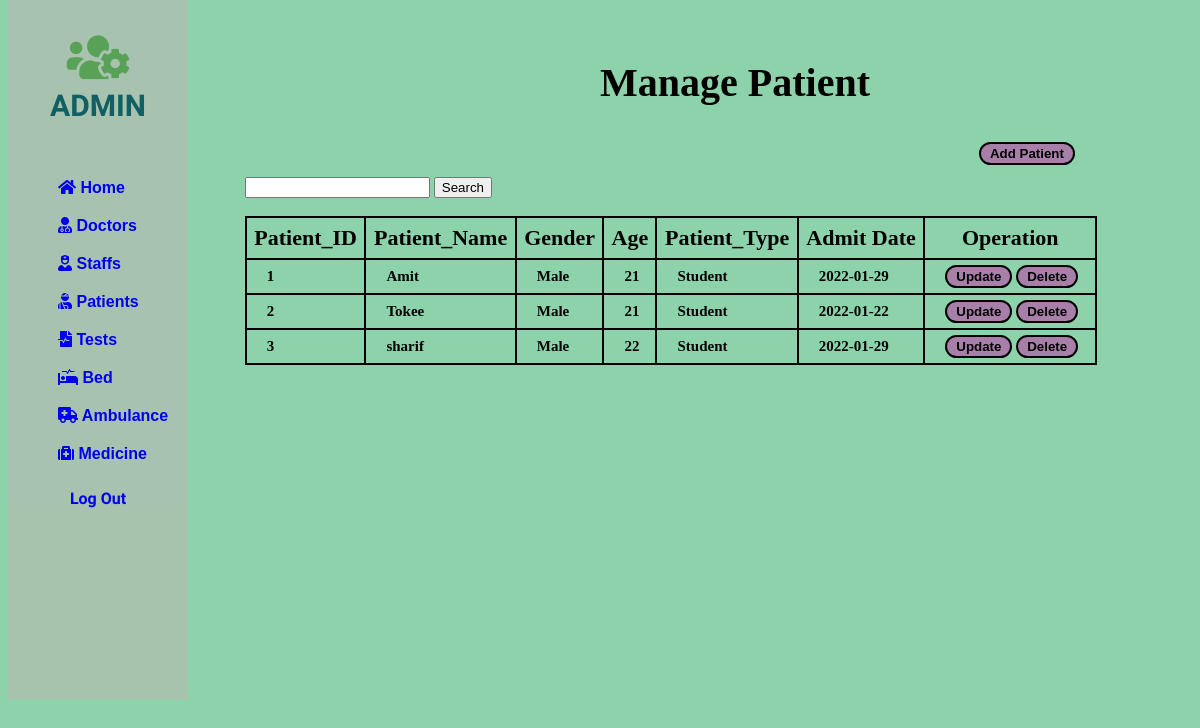
/php/patient/search.php, run on an earlier commit of the app's database.
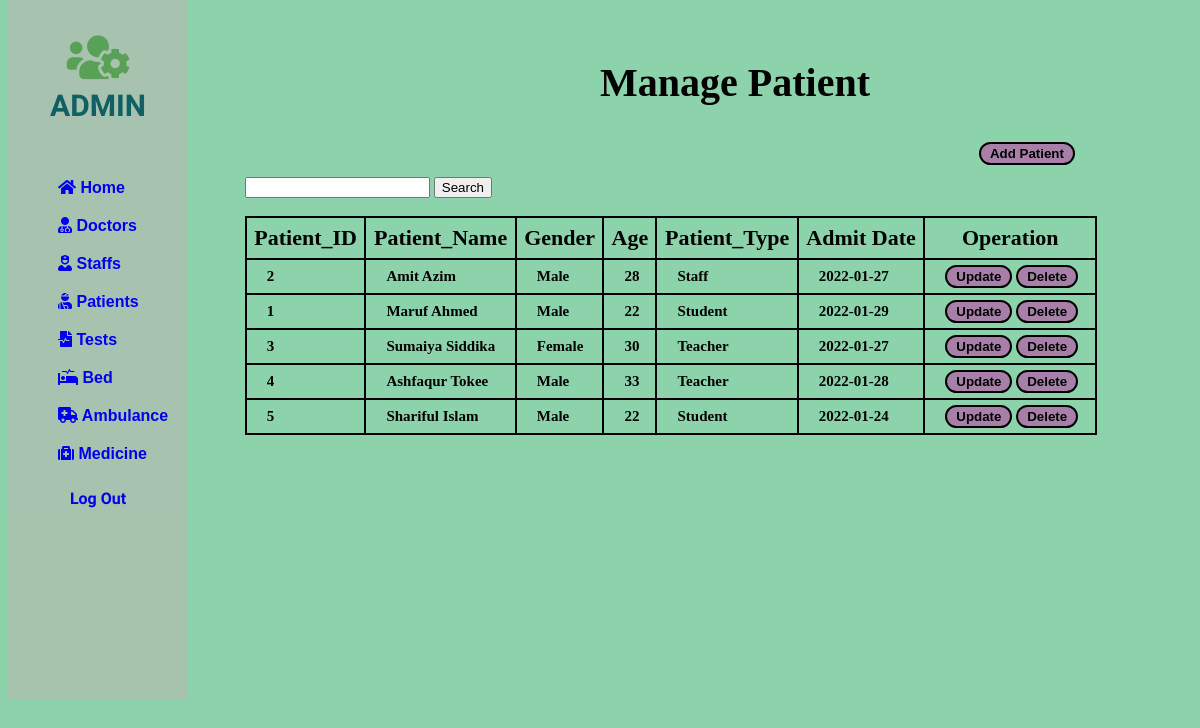
And on a later commit of the database.
### tables this page shows
CREATE TABLE IF NOT EXISTS `patient` (
  `P_ID` int(11) NOT NULL,
  `P_Name` varchar(225) NOT NULL,
  `Gender` enum('Male','Female','Others') NOT NULL,
  `Age` int(11) NOT NULL,
  `P_Type` varchar(225) NOT NULL,
  `A_Date` date NOT NULL,
  PRIMARY KEY (`P_ID`),
  UNIQUE KEY `P_ID` (`P_ID`)
);

### php/patient/search.php (the view, shortened to what this page needs)
<!DOCTYPE html>
<html lang="en">
<head>
    <link rel="stylesheet" href="https://use.fontawesome.com/releases/v5.15.4/css/all.css">
</head>
<body>
    <div class="slidebar">
        <header>
            <span>
                <i class="fas fa-users-cog"></i><br>
            </span>
            ADMIN
        </header>
        <ul>
            <li>
                <a href="/php/home.php"><i class="fas fa-home"></i> Home</a>
            </li>
            <li>
                <a href="/php/Doctor/doctor.php"><i class="fas fa-user-md"></i> Doctors</a>
            </li>
            <li>
                <a href="/php/staff/staff.php"><i class="fas fa-user-nurse"></i> Staffs</a>
            </li>
            <li>
                <a href="/php/patient/patient.php"><i class="fas fa-user-injured"></i> Patients</a>
            </li>
            <li>
                <a href="/php/test/test.php"><i class="fas fa-file-medical-alt"></i> Tests</a>
            </li>
            <li>
                <a href="/php/bed/bed.php"><i class="fas fa-procedures"></i> Bed</a>
            </li>
            <li>
                <a href="/php/Ambulence/ambulence.php"><i class="fas fa-ambulance"></i> Ambulance</a>
            </li>
            <li>
                <a href="/php/medicine/medicine.php"><i class="fas fa-medkit"></i> Medicine</a>
            </li>
        </ul>
        <div>
            <a style="text-decoration: none;" href="/php/index.php">
                <div class="logout">
                    Log Out
                </div>
            </a>
        </div>
    </div>
    <div class="container">
        <div class="row">
            <div style="margin-left: 50%; margin-top: 5%;">
                <h2>Manage <b>Patient</b></h2>
            </div>
            <div style="margin-left: 82%; margin-top: 3%;">
                <button><a href="add-patient.php">Add Patient</a></button>
            </div>
        </div>
    </div>
    <div class="card-body">
        <div style="margin-left: 20%; margin-top: 1%;">
          <form method="post" action="search.php">
                <input type="text" name="search" required />
                <input type="submit" value="Search" />
            </form>
            <br>
            <table id="dataTable" width="90%" cellspacing="10">
                <thead>
                    <tr>
                        <th> Patient_ID </th>
                        <th> Patient_Name </th>
                        <th> Gender </th>
                        <th> Age </th>
                        <th> Patient_Type </th>
                        <th> Admit Date </th>
                        <th> Operation </th>
                    </tr>
                </thead>
                <tbody>
                    <?php
                    $search = $_POST['search'];
                    include 'db_conn.php';
                    $sql = "select * from patient where P_ID like '%$search%' OR P_Name like '%$search%' OR Gender like '%$search%' OR Age like '%$search%' OR P_Type like '%$search%' OR A_Date like '%$search%'";
                    $query = mysqli_query($conn, $sql);
                    while ($Patient_data = mysqli_fetch_array($query)) {
                    ?>
                        <tr>
                            <td><b><?php echo $Patient_data['P_ID'];  ?></b></td>
                            <td><?php echo $Patient_data['P_Name'];  ?></td>
                            <td><?php echo $Patient_data['Gender'];  ?></td>
                            <td><?php echo $Patient_data['Age'];  ?></td>
                            <td><?php echo $Patient_data['P_Type'];  ?></td>
                            <td><?php echo $Patient_data['A_Date'];  ?></td>
                            <td style="width: 140px;">
                                <button> <a href="/php/patient/add-patient.php?P_ID=<?php echo $Patient_data['P_ID'];  ?>" class="btn btn-success"><b>Update</b></a></button>
                                <button><a href="/php/patient/Delete.php?P_ID=<?php echo $Patient_data['P_ID']; ?>" class="btn btn-danger"><b>Delete</b></a></button>
                            </td>
                        </tr>
                    <?php
                    }
                    ?>
                </tbody>
            </table>
        </div>
    </div>
</body>
</html>

What changed in the data, as far as the page shows it:
changed patient id 2: P_Name "Tokee" → "Amit Azim"; Age "21" → "28"; P_Type "Student" → "Staff"; A_Date "2022-01-22" → "2022-01-27"; moves up the list
changed patient id 1: P_Name "Amit" → "Maruf Ahmed"; Age "21" → "22"
changed patient id 3: P_Name "sharif" → "Sumaiya Siddika"; Gender "Male" → "Female"; Age "22" → "30"; P_Type "Student" → "Teacher"; A_Date "2022-01-29" → "2022-01-27"
added patient: P_ID "4", P_Name "Ashfaqur Tokee", Gender "Male", Age "33", P_Type "Teacher", A_Date "2022-01-28"
added patient: P_ID "5", P_Name "Shariful Islam", Gender "Male", Age "22", P_Type "Student", A_Date "2022-01-24"
